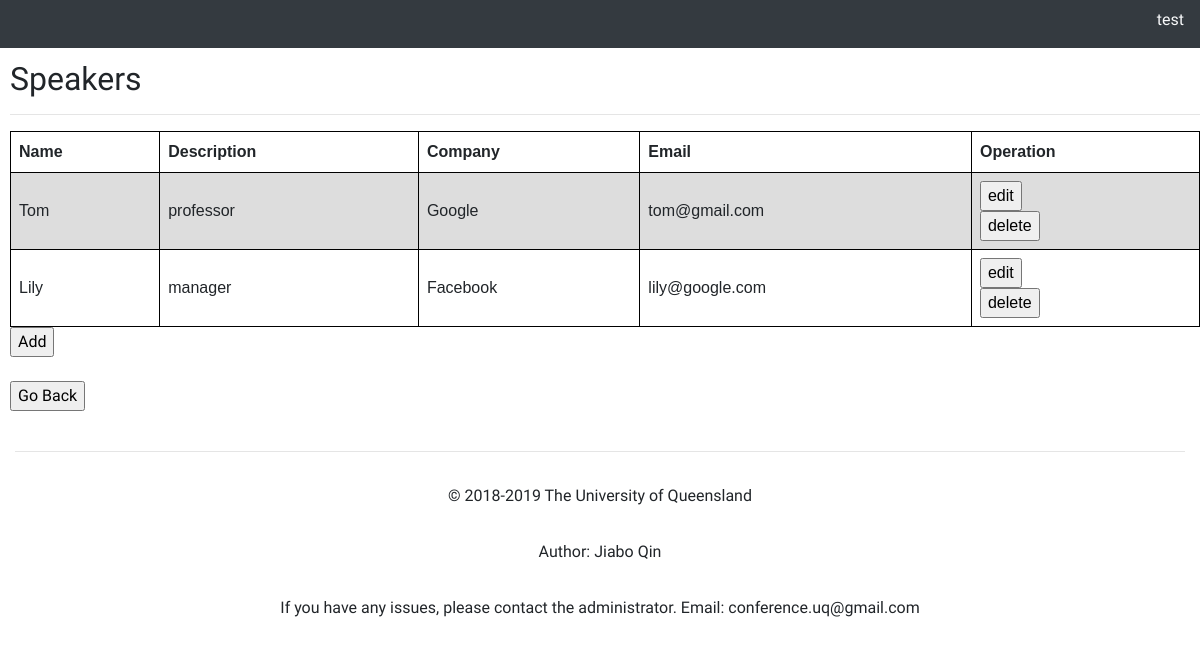
Page /uploading-2.0/speakers_list.php (signed in) on the committed database.
### tables this page shows
CREATE TABLE `SPEAKERS` (
  `Speakers_ID` int(11) NOT NULL,
  `Con_ID` int(11) NOT NULL,
  `Speakers_Name` varchar(100) NOT NULL,
  `Speakers_Description` varchar(1000) NOT NULL,
  `Speakers_Company` varchar(1000) NOT NULL,
  `Speakers_Email` varchar(100) NOT NULL
);

### uploading-2.0/speakers_list.php (the view, shortened to what this page needs)
<!DOCTYPE HTML>
<html>
<head>
  <?php
  include('templates/header.php');
  include('templates/nav.php');
  $Admin_ID = $_SESSION['User_ID'];
  $sql = "SELECT * FROM SPEAKERS WHERE Con_ID = '$Admin_ID'";
  $result = mysqli_query($conn, $sql);
  echo "<div style='margin-top:5%; margin-left:10px'>";
  echo "<h2>Speakers</h2>";
  echo "<hr />";
  if (mysqli_num_rows($result) > 0) {
      echo '<table>
      <tr>
        <th>Name</th>
        <th>Description</th>
        <th>Company</th>
        <th>Email</th>
        <th>Operation</th>
      </tr>';
      while($row = mysqli_fetch_assoc($result)) {
        $sch_ID = $row["Speakers_ID"];
        echo '
          <tr>
            <td>'. $row["Speakers_Name"]. '</td>
            <td>'. $row["Speakers_Description"]. '</td>
            <td>'. $row["Speakers_Company"]. '</td>
            <td>'. $row["Speakers_Email"]. '</td>
            <td>
            <form method="post" action="speakers_edit.php">
            <input type="hidden" value='. $sch_ID .' placeholder="Title" name="ID">
            <input type="submit" name="submit" value="edit" />
            </form>
            <form method="post" action="speakers_delete.php">
            <input type="hidden" value='. $sch_ID .' placeholder="Title" name="ID">
            <input type="submit" name="submit" value="delete" />
            </form>
            </td>
          </tr>';
        }
          echo '
        </table>
        <a href="speakers_add.php"><input type="button" value="Add"></a>
        <br>
      ';
  } else {
      echo '0 results
      <br>
      <a href="speakers_add.php"><input type="button" value="Add"></a><br>';
  }
  echo '<br><a href="main_page.php"><input type="button" value="Go Back" name="Add User"></a>';
  echo "</div>";
  include('templates/footer.php');
  ?>

### uploading-2.0/templates/nav.php (style rules this page uses)
body { margin: 0; font-family: Arial, Helvetica, sans-serif; }

### uploading-2.0/speakers_list.php (style rules this page uses)
table { font-family: arial, sans-serif; border-collapse: collapse; width: 100%; }
td, th { border: 1px solid #000000; text-align: left; padding: 8px; }
tr:nth-child(even) { background-color: #dddddd; }

### rows in the picture
speakers: Speakers_Name "Tom", Speakers_Description "professor", Speakers_Company "Google", Speakers_Email "tom@gmail.com"
speakers: Speakers_Name "Lily", Speakers_Description "manager", Speakers_Company "Facebook", Speakers_Email "lily@google.com"

### other values in the picture
$_SESSION['Username'] "test"
